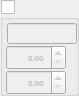
      <widget class="QGroupBox" name="groupBox_gb_check_karetel_4">
       <property name="geometry">
        <rect>
         <x>325</x>
         <y>81</y>
         <width>79</width>
         <height>96</height>
        </rect>
       </property>
       <property name="title">
        <string/>
       </property>
       <property name="checkable">
        <bool>true</bool>
       </property>
       <property name="checked">
        <bool>false</bool>
       </property>
       <widget class="QDoubleSpinBox" name="doubleSpinBox_karetel42">
        <property name="geometry">
         <rect>
          <x>6</x>
          <y>70</y>
          <width>60</width>
          <height>25</height>
         </rect>
        </property>
        <property name="font">
         <font>
          <pointsize>6</pointsize>
          <weight>75</weight>
          <bold>true</bold>
         </font>
        </property>
        <property name="layoutDirection">
         <enum>Qt::LeftToRight</enum>
        </property>
        <property name="autoFillBackground">
         <bool>false</bool>
        </property>
        <property name="alignment">
         <set>Qt::AlignRight|Qt::AlignTrailing|Qt::AlignVCenter</set>
        </property>
        <property name="decimals">
         <number>2</number>
        </property>
        <property name="maximum">
         <double>1000.000000000000000</double>
        </property>
        <property name="singleStep">
         <double>0.100000000000000</double>
        </property>
       </widget>
       <widget class="QDoubleSpinBox" name="doubleSpinBox_karetel41">
        <property name="geometry">
         <rect>
          <x>6</x>
          <y>45</y>
          <width>60</width>
          <height>25</height>
         </rect>
        </property>
        <property name="font">
         <font>
          <pointsize>6</pointsize>
          <weight>75</weight>
          <bold>true</bold>
         </font>
        </property>
        <property name="layoutDirection">
         <enum>Qt::LeftToRight</enum>
        </property>
        <property name="autoFillBackground">
         <bool>false</bool>
        </property>
        <property name="alignment">
         <set>Qt::AlignRight|Qt::AlignTrailing|Qt::AlignVCenter</set>
        </property>
        <property name="decimals">
         <number>2</number>
        </property>
        <property name="maximum">
         <double>1000.000000000000000</double>
        </property>
        <property name="singleStep">
         <double>0.100000000000000</double>
        </property>
       </widget>
       <widget class="QLineEdit" name="lineEdit_mlz_karetel_4">
        <property name="geometry">
         <rect>
          <x>7</x>
          <y>23</y>
          <width>70</width>
          <height>21</height>
         </rect>
        </property>
        <property name="font">
         <font>
          <pointsize>5</pointsize>
          <weight>75</weight>
          <bold>true</bold>
         </font>
        </property>
        <property name="placeholderText">
         <string/>
        </property>
       </widget>
      </widget>
